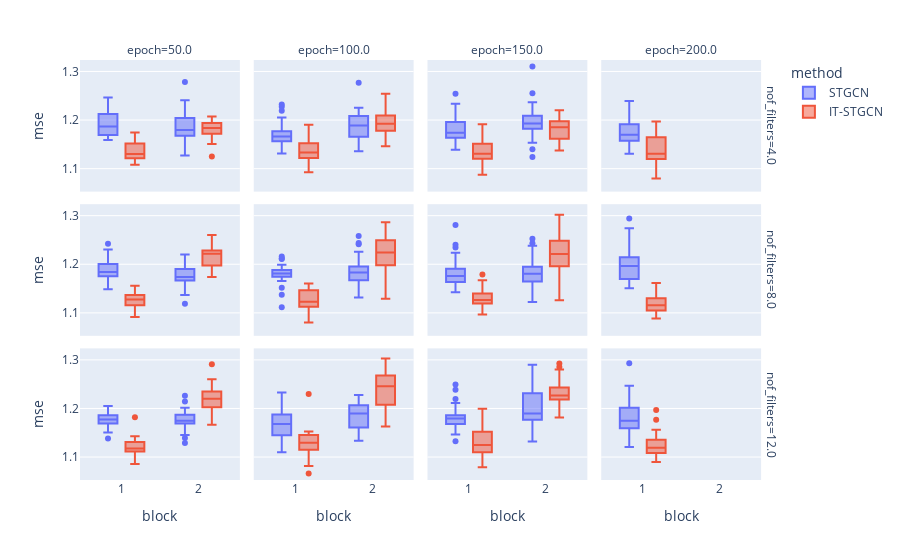

Notebook code for this chart:
### Code cell
data2.query("method!='GNAR' and lags == 2 and inter_method=='nearest'").plot.box(backend='plotly',x='block',color='method',y='mse',facet_col='epoch',facet_row='nof_filters',height=800)

### Figure 1 — Plotly figure (JSON) as saved in the notebook; plotly's stock layout.template omitted (floating-point values rounded to 4 significant figures)
{"data": [{"alignmentgroup": "True", "hovertemplate": "method=STGCN<br>nof_filters=4.0<br>epoch=50.0<br>block=%{x}<br>mse=%{y}<extra></extra>", "legendgroup": "STGCN", "marker": {"color": "#636efa"}, "name": "STGCN", "notched": false, "offsetgroup": "STGCN", "orientation": "v", "showlegend": true, "type": "box", "x": [1, 1, 1, 1, 1, 1, 1, 1, 1, 1, 1, 1, 1, 1, 1, 1, 1, 1, 1, 1, 1, 1, 1, 1, 1, 1, 1, 1, 1, 1, 2, 2, 2, 2, 2, 2, 2, 2, 2, 2, 2, 2, 2, 2, 2, 2, 2, 2, 2, 2, 2, 2, 2, 2, 2, 2, 2, 2, 2, 2], "x0": " ", "xaxis": "x9", "y": [1.191, 1.178, 1.188, 1.246, 1.239, 1.159, 1.163, 1.187, 1.183, 1.174, 1.203, 1.159, 1.167, 1.165, 1.214, 1.186, 1.212, 1.191, 1.22, 1.165, 1.227, 1.174, 1.202, 1.235, 1.238, 1.169, 1.189, 1.169, 1.183, 1.172, 1.172, 1.157, 1.191, 1.171, 1.173, 1.127, 1.214, 1.177, 1.206, 1.241, 1.157, 1.167, 1.192, 1.182, 1.173, 1.278, 1.169, 1.164, 1.203, 1.183, 1.217, 1.204, 1.207, 1.22, 1.161, 1.142, 1.195, 1.191, 1.168, 1.174], "y0": " ", "yaxis": "y9"}, {"alignmentgroup": "True", "hovertemplate": "method=STGCN<br>nof_filters=4.0<br>epoch=100.0<br>block=%{x}<br>mse=%{y}<extra></extra>", "legendgroup": "STGCN", "marker": {"color": "#636efa"}, "name": "STGCN", "notched": false, "offsetgroup": "STGCN", "orientation": "v", "showlegend": false, "type": "box", "x": [1, 1, 1, 1, 1, 1, 1, 1, 1, 1, 1, 1, 1, 1, 1, 1, 1, 1, 1, 1, 1, 1, 1, 1, 1, 1, 1, 1, 1, 1, 2, 2, 2, 2, 2, 2, 2, 2, 2, 2, 2, 2, 2, 2, 2, 2, 2, 2, 2, 2, 2, 2, 2, 2, 2, 2, 2, 2, 2, 2], "x0": " ", "xaxis": "x10", "y": [1.204, 1.188, 1.166, 1.159, 1.166, 1.232, 1.173, 1.157, 1.228, 1.154, 1.131, 1.16, 1.158, 1.205, 1.161, 1.153, 1.158, 1.192, 1.154, 1.219, 1.147, 1.168, 1.171, 1.155, 1.167, 1.162, 1.177, 1.138, 1.167, 1.174, 1.208, 1.16, 1.215, 1.222, 1.174, 1.277, 1.2, 1.179, 1.191, 1.181, 1.19, 1.204, 1.201, 1.165, 1.176, 1.225, 1.19, 1.162, 1.166, 1.154, 1.137, 1.167, 1.21, 1.214, 1.188, 1.153, 1.136, 1.203, 1.221, 1.184], "y0": " ", "yaxis": "y10"}, {"alignmentgroup": "True", "hovertemplate": "method=STGCN<br>nof_filters=4.0<br>epoch=150.0<br>block=%{x}<br>mse=%{y}<extra></extra>", "legendgroup": "STGCN", "marker": {"color": "#636efa"}, "name": "STGCN", "notched": false, "offsetgroup": "STGCN", "orientation": "v", "showlegend": false, "type": "box", "x": [1, 1, 1, 1, 1, 1, 1, 1, 1, 1, 1, 1, 1, 1, 1, 1, 1, 1, 1, 1, 1, 1, 1, 1, 1, 1, 1, 1, 1, 1, 2, 2, 2, 2, 2, 2, 2, 2, 2, 2, 2, 2, 2, 2, 2, 2, 2, 2, 2, 2, 2, 2, 2, 2, 2, 2, 2, 2, 2, 2], "x0": " ", "xaxis": "x11", "y": [1.167, 1.183, 1.233, 1.139, 1.154, 1.193, 1.176, 1.164, 1.147, 1.164, 1.17, 1.225, 1.174, 1.2, 1.196, 1.211, 1.178, 1.145, 1.143, 1.146, 1.166, 1.168, 1.17, 1.185, 1.254, 1.174, 1.188, 1.209, 1.154, 1.201, 1.221, 1.221, 1.153, 1.194, 1.236, 1.194, 1.203, 1.182, 1.194, 1.185, 1.226, 1.181, 1.226, 1.193, 1.206, 1.182, 1.185, 1.188, 1.31, 1.159, 1.124, 1.14, 1.164, 1.155, 1.194, 1.209, 1.189, 1.255, 1.193, 1.19], "y0": " ", "yaxis": "y11"}, {"alignmentgroup": "True", "hovertemplate": "method=STGCN<br>nof_filters=4.0<br>epoch=200.0<br>block=%{x}<br>mse=%{y}<extra></extra>", "legendgroup": "STGCN", "marker": {"color": "#636efa"}, "name": "STGCN", "notched": false, "offsetgroup": "STGCN", "orientation": "v", "showlegend": false, "type": "box", "x": [1, 1, 1, 1, 1, 1, 1, 1, 1, 1, 1, 1, 1, 1, 1, 1, 1, 1, 1, 1, 1, 1, 1, 1, 1, 1, 1, 1, 1, 1], "x0": " ", "xaxis": "x12", "y": [1.239, 1.156, 1.166, 1.131, 1.164, 1.221, 1.196, 1.206, 1.157, 1.174, 1.148, 1.163, 1.205, 1.185, 1.153, 1.192, 1.155, 1.155, 1.158, 1.192, 1.174, 1.183, 1.186, 1.164, 1.182, 1.179, 1.149, 1.166, 1.204, 1.164], "y0": " ", "yaxis": "y12"}, {"alignmentgroup": "True", "hovertemplate": "method=STGCN<br>nof_filters=8.0<br>epoch=50.0<br>block=%{x}<br>mse=%{y}<extra></extra>", "legendgroup": "STGCN", "marker": {"color": "#636efa"}, "name": "STGCN", "notched": false, "offsetgroup": "STGCN", "orientation": "v", "showlegend": false, "type": "box", "x": [1, 1, 1, 1, 1, 1, 1, 1, 1, 1, 1, 1, 1, 1, 1, 1, 1, 1, 1, 1, 1, 1, 1, 1, 1, 1, 1, 1, 1, 1, 2, 2, 2, 2, 2, 2, 2, 2, 2, 2, 2, 2, 2, 2, 2, 2, 2, 2, 2, 2, 2, 2, 2, 2, 2, 2, 2, 2, 2, 2], "x0": " ", "xaxis": "x5", "y": [1.2, 1.204, 1.149, 1.183, 1.185, 1.23, 1.242, 1.18, 1.19, 1.174, 1.154, 1.178, 1.182, 1.19, 1.172, 1.205, 1.19, 1.225, 1.204, 1.193, 1.165, 1.175, 1.175, 1.167, 1.194, 1.201, 1.179, 1.179, 1.188, 1.173, 1.19, 1.163, 1.137, 1.184, 1.19, 1.17, 1.185, 1.204, 1.184, 1.157, 1.175, 1.119, 1.168, 1.173, 1.187, 1.171, 1.17, 1.211, 1.141, 1.159, 1.172, 1.202, 1.22, 1.169, 1.179, 1.167, 1.198, 1.207, 1.196, 1.156], "y0": " ", "yaxis": "y5"}, {"alignmentgroup": "True", "hovertemplate": "method=STGCN<br>nof_filters=8.0<br>epoch=100.0<br>block=%{x}<br>mse=%{y}<extra></extra>", "legendgroup": "STGCN", "marker": {"color": "#636efa"}, "name": "STGCN", "notched": false, "offsetgroup": "STGCN", "orientation": "v", "showlegend": false, "type": "box", "x": [1, 1, 1, 1, 1, 1, 1, 1, 1, 1, 1, 1, 1, 1, 1, 1, 1, 1, 1, 1, 1, 1, 1, 1, 1, 1, 1, 1, 1, 1, 2, 2, 2, 2, 2, 2, 2, 2, 2, 2, 2, 2, 2, 2, 2, 2, 2, 2, 2, 2, 2, 2, 2, 2, 2, 2, 2, 2, 2, 2], "x0": " ", "xaxis": "x6", "y": [1.181, 1.188, 1.178, 1.188, 1.186, 1.185, 1.181, 1.212, 1.18, 1.184, 1.181, 1.182, 1.174, 1.175, 1.18, 1.152, 1.172, 1.137, 1.211, 1.199, 1.197, 1.168, 1.184, 1.19, 1.177, 1.216, 1.165, 1.111, 1.189, 1.171, 1.189, 1.195, 1.148, 1.167, 1.138, 1.157, 1.244, 1.178, 1.173, 1.16, 1.168, 1.183, 1.179, 1.132, 1.189, 1.149, 1.241, 1.191, 1.157, 1.258, 1.18, 1.186, 1.167, 1.183, 1.187, 1.19, 1.226, 1.2, 1.22, 1.203], "y0": " ", "yaxis": "y6"}, {"alignmentgroup": "True", "hovertemplate": "method=STGCN<br>nof_filters=8.0<br>epoch=150.0<br>block=%{x}<br>mse=%{y}<extra></extra>", "legendgroup": "STGCN", "marker": {"color": "#636efa"}, "name": "STGCN", "notched": false, "offsetgroup": "STGCN", "orientation": "v", "showlegend": false, "type": "box", "x": [1, 1, 1, 1, 1, 1, 1, 1, 1, 1, 1, 1, 1, 1, 1, 1, 1, 1, 1, 1, 1, 1, 1, 1, 1, 1, 1, 1, 1, 1, 2, 2, 2, 2, 2, 2, 2, 2, 2, 2, 2, 2, 2, 2, 2, 2, 2, 2, 2, 2, 2, 2, 2, 2, 2, 2, 2, 2, 2, 2], "x0": " ", "xaxis": "x7", "y": [1.164, 1.172, 1.176, 1.143, 1.163, 1.161, 1.176, 1.168, 1.184, 1.224, 1.155, 1.191, 1.207, 1.188, 1.155, 1.154, 1.2, 1.234, 1.281, 1.174, 1.155, 1.185, 1.171, 1.169, 1.24, 1.183, 1.188, 1.188, 1.145, 1.224, 1.166, 1.149, 1.243, 1.179, 1.238, 1.171, 1.181, 1.159, 1.18, 1.195, 1.186, 1.213, 1.177, 1.165, 1.221, 1.156, 1.167, 1.132, 1.191, 1.182, 1.149, 1.178, 1.252, 1.131, 1.193, 1.224, 1.189, 1.218, 1.188, 1.123], "y0": " ", "yaxis": "y7"}, {"alignmentgroup": "True", "hovertemplate": "method=STGCN<br>nof_filters=8.0<br>epoch=200.0<br>block=%{x}<br>mse=%{y}<extra></extra>", "legendgroup": "STGCN", "marker": {"color": "#636efa"}, "name": "STGCN", "notched": false, "offsetgroup": "STGCN", "orientation": "v", "showlegend": false, "type": "box", "x": [1, 1, 1, 1, 1, 1, 1, 1, 1, 1, 1, 1, 1, 1, 1, 1, 1, 1, 1, 1, 1, 1, 1, 1, 1, 1, 1, 1, 1, 1], "x0": " ", "xaxis": "x8", "y": [1.294, 1.205, 1.215, 1.185, 1.19, 1.197, 1.177, 1.185, 1.185, 1.274, 1.206, 1.167, 1.151, 1.17, 1.192, 1.216, 1.206, 1.214, 1.16, 1.196, 1.205, 1.198, 1.225, 1.232, 1.165, 1.214, 1.167, 1.166, 1.168, 1.231], "y0": " ", "yaxis": "y8"}, {"alignmentgroup": "True", "hovertemplate": "method=STGCN<br>nof_filters=12.0<br>epoch=50.0<br>block=%{x}<br>mse=%{y}<extra></extra>", "legendgroup": "STGCN", "marker": {"color": "#636efa"}, "name": "STGCN", "notched": false, "offsetgroup": "STGCN", "orientation": "v", "showlegend": false, "type": "box", "x": [1, 1, 1, 1, 1, 1, 1, 1, 1, 1, 1, 1, 1, 1, 1, 1, 1, 1, 1, 1, 1, 1, 1, 1, 1, 1, 1, 1, 1, 1, 2, 2, 2, 2, 2, 2, 2, 2, 2, 2, 2, 2, 2, 2, 2, 2, 2, 2, 2, 2, 2, 2, 2, 2, 2, 2, 2, 2, 2, 2], "x0": " ", "xaxis": "x", "y": [1.172, 1.19, 1.205, 1.169, 1.169, 1.154, 1.17, 1.178, 1.171, 1.176, 1.183, 1.181, 1.196, 1.162, 1.182, 1.198, 1.173, 1.178, 1.174, 1.197, 1.189, 1.151, 1.178, 1.172, 1.158, 1.193, 1.138, 1.186, 1.156, 1.184, 1.174, 1.201, 1.156, 1.181, 1.178, 1.193, 1.171, 1.129, 1.201, 1.139, 1.174, 1.214, 1.174, 1.175, 1.164, 1.181, 1.174, 1.146, 1.186, 1.192, 1.146, 1.226, 1.181, 1.163, 1.187, 1.173, 1.18, 1.169, 1.173, 1.188], "y0": " ", "yaxis": "y"}, {"alignmentgroup": "True", "hovertemplate": "method=STGCN<br>nof_filters=12.0<br>epoch=100.0<br>block=%{x}<br>mse=%{y}<extra></extra>", "legendgroup": "STGCN", "marker": {"color": "#636efa"}, "name": "STGCN", "notched": false, "offsetgroup": "STGCN", "orientation": "v", "showlegend": false, "type": "box", "x": [1, 1, 1, 1, 1, 1, 1, 1, 1, 1, 1, 1, 1, 1, 1, 1, 1, 1, 1, 1, 1, 1, 1, 1, 1, 1, 1, 1, 1, 1, 2, 2, 2, 2, 2, 2, 2, 2, 2, 2, 2, 2, 2, 2, 2, 2, 2, 2, 2, 2, 2, 2, 2, 2, 2, 2, 2, 2, 2, 2], "x0": " ", "xaxis": "x2", "y": [1.165, 1.164, 1.169, 1.203, 1.177, 1.215, 1.165, 1.124, 1.188, 1.145, 1.188, 1.154, 1.123, 1.233, 1.186, 1.173, 1.149, 1.174, 1.18, 1.139, 1.11, 1.193, 1.228, 1.14, 1.158, 1.131, 1.167, 1.143, 1.19, 1.171, 1.202, 1.228, 1.141, 1.139, 1.217, 1.18, 1.186, 1.208, 1.173, 1.224, 1.213, 1.183, 1.189, 1.15, 1.176, 1.189, 1.133, 1.197, 1.149, 1.206, 1.191, 1.21, 1.207, 1.139, 1.161, 1.143, 1.203, 1.191, 1.191, 1.18], "y0": " ", "yaxis": "y2"}, {"alignmentgroup": "True", "hovertemplate": "method=STGCN<br>nof_filters=12.0<br>epoch=150.0<br>block=%{x}<br>mse=%{y}<extra></extra>", "legendgroup": "STGCN", "marker": {"color": "#636efa"}, "name": "STGCN", "notched": false, "offsetgroup": "STGCN", "orientation": "v", "showlegend": false, "type": "box", "x": [1, 1, 1, 1, 1, 1, 1, 1, 1, 1, 1, 1, 1, 1, 1, 1, 1, 1, 1, 1, 1, 1, 1, 1, 1, 1, 1, 1, 1, 1, 2, 2, 2, 2, 2, 2, 2, 2, 2, 2, 2, 2, 2, 2, 2, 2, 2, 2, 2, 2, 2, 2, 2, 2, 2, 2, 2, 2, 2, 2], "x0": " ", "xaxis": "x3", "y": [1.178, 1.186, 1.239, 1.153, 1.186, 1.155, 1.211, 1.147, 1.249, 1.171, 1.184, 1.157, 1.161, 1.168, 1.182, 1.21, 1.172, 1.18, 1.173, 1.194, 1.172, 1.182, 1.182, 1.165, 1.185, 1.132, 1.177, 1.208, 1.22, 1.17, 1.189, 1.223, 1.19, 1.186, 1.177, 1.188, 1.167, 1.219, 1.216, 1.231, 1.232, 1.132, 1.163, 1.186, 1.169, 1.211, 1.218, 1.181, 1.287, 1.237, 1.212, 1.16, 1.238, 1.29, 1.246, 1.181, 1.152, 1.278, 1.163, 1.182], "y0": " ", "yaxis": "y3"}, {"alignmentgroup": "True", "hovertemplate": "method=STGCN<br>nof_filters=12.0<br>epoch=200.0<br>block=%{x}<br>mse=%{y}<extra></extra>", "legendgroup": "STGCN", "marker": {"color": "#636efa"}, "name": "STGCN", "notched": false, "offsetgroup": "STGCN", "orientation": "v", "showlegend": false, "type": "box", "x": [1, 1, 1, 1, 1, 1, 1, 1, 1, 1, 1, 1, 1, 1, 1, 1, 1, 1, 1, 1, 1, 1, 1, 1, 1, 1, 1, 1, 1, 1], "x0": " ", "xaxis": "x4", "y": [1.17, 1.155, 1.293, 1.206, 1.182, 1.149, 1.179, 1.121, 1.165, 1.215, 1.188, 1.247, 1.165, 1.133, 1.237, 1.186, 1.202, 1.159, 1.148, 1.167, 1.189, 1.162, 1.129, 1.21, 1.201, 1.159, 1.204, 1.163, 1.168, 1.181], "y0": " ", "yaxis": "y4"}, {"alignmentgroup": "True", "hovertemplate": "method=IT-STGCN<br>nof_filters=4.0<br>epoch=50.0<br>block=%{x}<br>mse=%{y}<extra></extra>", "legendgroup": "IT-STGCN", "marker": {"color": "#EF553B"}, "name": "IT-STGCN", "notched": false, "offsetgroup": "IT-STGCN", "orientation": "v", "showlegend": true, "type": "box", "x": [1, 1, 1, 1, 1, 1, 1, 1, 1, 1, 1, 1, 1, 1, 1, 1, 1, 1, 1, 1, 1, 1, 1, 1, 1, 1, 1, 1, 1, 1, 2, 2, 2, 2, 2, 2, 2, 2, 2, 2, 2, 2, 2, 2, 2, 2, 2, 2, 2, 2, 2, 2, 2, 2, 2, 2, 2, 2, 2, 2], "x0": " ", "xaxis": "x9", "y": [1.122, 1.148, 1.125, 1.124, 1.127, 1.131, 1.113, 1.113, 1.116, 1.108, 1.173, 1.173, 1.162, 1.174, 1.124, 1.119, 1.159, 1.17, 1.122, 1.152, 1.134, 1.121, 1.144, 1.171, 1.13, 1.138, 1.121, 1.122, 1.139, 1.142, 1.172, 1.125, 1.172, 1.2, 1.182, 1.187, 1.165, 1.176, 1.185, 1.175, 1.205, 1.194, 1.161, 1.169, 1.194, 1.2, 1.163, 1.174, 1.173, 1.19, 1.151, 1.206, 1.183, 1.195, 1.205, 1.193, 1.187, 1.207, 1.152, 1.186], "y0": " ", "yaxis": "y9"}, {"alignmentgroup": "True", "hovertemplate": "method=IT-STGCN<br>nof_filters=4.0<br>epoch=100.0<br>block=%{x}<br>mse=%{y}<extra></extra>", "legendgroup": "IT-STGCN", "marker": {"color": "#EF553B"}, "name": "IT-STGCN", "notched": false, "offsetgroup": "IT-STGCN", "orientation": "v", "showlegend": false, "type": "box", "x": [1, 1, 1, 1, 1, 1, 1, 1, 1, 1, 1, 1, 1, 1, 1, 1, 1, 1, 1, 1, 1, 1, 1, 1, 1, 1, 1, 1, 1, 1, 2, 2, 2, 2, 2, 2, 2, 2, 2, 2, 2, 2, 2, 2, 2, 2, 2, 2, 2, 2, 2, 2, 2, 2, 2, 2, 2, 2, 2, 2], "x0": " ", "xaxis": "x10", "y": [1.143, 1.126, 1.135, 1.093, 1.118, 1.119, 1.13, 1.154, 1.17, 1.122, 1.132, 1.116, 1.13, 1.135, 1.138, 1.135, 1.187, 1.152, 1.099, 1.128, 1.148, 1.183, 1.122, 1.18, 1.151, 1.126, 1.19, 1.113, 1.165, 1.128, 1.203, 1.228, 1.181, 1.173, 1.199, 1.176, 1.209, 1.189, 1.19, 1.178, 1.195, 1.15, 1.222, 1.228, 1.209, 1.146, 1.182, 1.187, 1.216, 1.197, 1.202, 1.202, 1.173, 1.161, 1.178, 1.225, 1.22, 1.254, 1.173, 1.188], "y0": " ", "yaxis": "y10"}, {"alignmentgroup": "True", "hovertemplate": "method=IT-STGCN<br>nof_filters=4.0<br>epoch=150.0<br>block=%{x}<br>mse=%{y}<extra></extra>", "legendgroup": "IT-STGCN", "marker": {"color": "#EF553B"}, "name": "IT-STGCN", "notched": false, "offsetgroup": "IT-STGCN", "orientation": "v", "showlegend": false, "type": "box", "x": [1, 1, 1, 1, 1, 1, 1, 1, 1, 1, 1, 1, 1, 1, 1, 1, 1, 1, 1, 1, 1, 1, 1, 1, 1, 1, 1, 1, 1, 1, 2, 2, 2, 2, 2, 2, 2, 2, 2, 2, 2, 2, 2, 2, 2, 2, 2, 2, 2, 2, 2, 2, 2, 2, 2, 2, 2, 2, 2, 2], "x0": " ", "xaxis": "x11", "y": [1.151, 1.128, 1.128, 1.121, 1.087, 1.167, 1.101, 1.154, 1.169, 1.127, 1.102, 1.146, 1.128, 1.137, 1.139, 1.13, 1.178, 1.187, 1.111, 1.115, 1.121, 1.118, 1.128, 1.1, 1.151, 1.143, 1.132, 1.15, 1.152, 1.191, 1.201, 1.146, 1.161, 1.196, 1.195, 1.197, 1.212, 1.189, 1.177, 1.179, 1.175, 1.203, 1.177, 1.22, 1.217, 1.209, 1.137, 1.187, 1.178, 1.156, 1.183, 1.138, 1.179, 1.196, 1.187, 1.207, 1.161, 1.188, 1.159, 1.162], "y0": " ", "yaxis": "y11"}, {"alignmentgroup": "True", "hovertemplate": "method=IT-STGCN<br>nof_filters=4.0<br>epoch=200.0<br>block=%{x}<br>mse=%{y}<extra></extra>", "legendgroup": "IT-STGCN", "marker": {"color": "#EF553B"}, "name": "IT-STGCN", "notched": false, "offsetgroup": "IT-STGCN", "orientation": "v", "showlegend": false, "type": "box", "x": [1, 1, 1, 1, 1, 1, 1, 1, 1, 1, 1, 1, 1, 1, 1, 1, 1, 1, 1, 1, 1, 1, 1, 1, 1, 1, 1, 1, 1, 1], "x0": " ", "xaxis": "x12", "y": [1.126, 1.142, 1.121, 1.093, 1.12, 1.162, 1.165, 1.095, 1.123, 1.138, 1.146, 1.103, 1.131, 1.156, 1.131, 1.098, 1.127, 1.178, 1.197, 1.101, 1.08, 1.125, 1.165, 1.158, 1.166, 1.117, 1.17, 1.121, 1.194, 1.175], "y0": " ", "yaxis": "y12"}, {"alignmentgroup": "True", "hovertemplate": "method=IT-STGCN<br>nof_filters=8.0<br>epoch=50.0<br>block=%{x}<br>mse=%{y}<extra></extra>", "legendgroup": "IT-STGCN", "marker": {"color": "#EF553B"}, "name": "IT-STGCN", "notched": false, "offsetgroup": "IT-STGCN", "orientation": "v", "showlegend": false, "type": "box", "x": [1, 1, 1, 1, 1, 1, 1, 1, 1, 1, 1, 1, 1, 1, 1, 1, 1, 1, 1, 1, 1, 1, 1, 1, 1, 1, 1, 1, 1, 1, 2, 2, 2, 2, 2, 2, 2, 2, 2, 2, 2, 2, 2, 2, 2, 2, 2, 2, 2, 2, 2, 2, 2, 2, 2, 2, 2, 2, 2, 2], "x0": " ", "xaxis": "x5", "y": [1.104, 1.133, 1.156, 1.098, 1.091, 1.131, 1.145, 1.127, 1.116, 1.131, 1.136, 1.122, 1.128, 1.147, 1.144, 1.137, 1.12, 1.124, 1.119, 1.125, 1.146, 1.116, 1.131, 1.097, 1.142, 1.135, 1.094, 1.115, 1.155, 1.121, 1.227, 1.193, 1.249, 1.228, 1.226, 1.209, 1.255, 1.222, 1.218, 1.206, 1.196, 1.209, 1.255, 1.174, 1.229, 1.195, 1.228, 1.184, 1.19, 1.208, 1.225, 1.239, 1.225, 1.215, 1.26, 1.224, 1.239, 1.198, 1.175, 1.221], "y0": " ", "yaxis": "y5"}, {"alignmentgroup": "True", "hovertemplate": "method=IT-STGCN<br>nof_filters=8.0<br>epoch=100.0<br>block=%{x}<br>mse=%{y}<extra></extra>", "legendgroup": "IT-STGCN", "marker": {"color": "#EF553B"}, "name": "IT-STGCN", "notched": false, "offsetgroup": "IT-STGCN", "orientation": "v", "showlegend": false, "type": "box", "x": [1, 1, 1, 1, 1, 1, 1, 1, 1, 1, 1, 1, 1, 1, 1, 1, 1, 1, 1, 1, 1, 1, 1, 1, 1, 1, 1, 1, 1, 1, 2, 2, 2, 2, 2, 2, 2, 2, 2, 2, 2, 2, 2, 2, 2, 2, 2, 2, 2, 2, 2, 2, 2, 2, 2, 2, 2, 2, 2, 2], "x0": " ", "xaxis": "x6", "y": [1.082, 1.141, 1.116, 1.12, 1.133, 1.127, 1.16, 1.15, 1.158, 1.109, 1.108, 1.113, 1.113, 1.148, 1.107, 1.122, 1.147, 1.14, 1.123, 1.156, 1.138, 1.135, 1.123, 1.118, 1.08, 1.108, 1.149, 1.112, 1.155, 1.12, 1.183, 1.25, 1.228, 1.241, 1.285, 1.267, 1.264, 1.28, 1.228, 1.203, 1.199, 1.129, 1.25, 1.201, 1.205, 1.176, 1.186, 1.164, 1.269, 1.244, 1.245, 1.213, 1.198, 1.169, 1.241, 1.286, 1.221, 1.219, 1.191, 1.23], "y0": " ", "yaxis": "y6"}, {"alignmentgroup": "True", "hovertemplate": "method=IT-STGCN<br>nof_filters=8.0<br>epoch=150.0<br>block=%{x}<br>mse=%{y}<extra></extra>", "legendgroup": "IT-STGCN", "marker": {"color": "#EF553B"}, "name": "IT-STGCN", "notched": false, "offsetgroup": "IT-STGCN", "orientation": "v", "showlegend": false, "type": "box", "x": [1, 1, 1, 1, 1, 1, 1, 1, 1, 1, 1, 1, 1, 1, 1, 1, 1, 1, 1, 1, 1, 1, 1, 1, 1, 1, 1, 1, 1, 1, 2, 2, 2, 2, 2, 2, 2, 2, 2, 2, 2, 2, 2, 2, 2, 2, 2, 2, 2, 2, 2, 2, 2, 2, 2, 2, 2, 2, 2, 2], "x0": " ", "xaxis": "x7", "y": [1.126, 1.123, 1.138, 1.151, 1.119, 1.132, 1.155, 1.12, 1.135, 1.116, 1.121, 1.105, 1.121, 1.126, 1.14, 1.141, 1.126, 1.148, 1.098, 1.127, 1.118, 1.114, 1.167, 1.13, 1.161, 1.108, 1.179, 1.136, 1.096, 1.12, 1.295, 1.264, 1.252, 1.302, 1.191, 1.221, 1.186, 1.189, 1.27, 1.192, 1.221, 1.184, 1.204, 1.211, 1.126, 1.199, 1.239, 1.251, 1.215, 1.196, 1.226, 1.236, 1.16, 1.269, 1.228, 1.223, 1.201, 1.249, 1.231, 1.215], "y0": " ", "yaxis": "y7"}, {"alignmentgroup": "True", "hovertemplate": "method=IT-STGCN<br>nof_filters=8.0<br>epoch=200.0<br>block=%{x}<br>mse=%{y}<extra></extra>", "legendgroup": "IT-STGCN", "marker": {"color": "#EF553B"}, "name": "IT-STGCN", "notched": false, "offsetgroup": "IT-STGCN", "orientation": "v", "showlegend": false, "type": "box", "x": [1, 1, 1, 1, 1, 1, 1, 1, 1, 1, 1, 1, 1, 1, 1, 1, 1, 1, 1, 1, 1, 1, 1, 1, 1, 1, 1, 1, 1, 1], "x0": " ", "xaxis": "x8", "y": [1.161, 1.108, 1.11, 1.113, 1.144, 1.138, 1.102, 1.088, 1.148, 1.115, 1.099, 1.123, 1.111, 1.116, 1.122, 1.126, 1.116, 1.129, 1.13, 1.158, 1.125, 1.103, 1.112, 1.145, 1.104, 1.115, 1.105, 1.161, 1.102, 1.094], "y0": " ", "yaxis": "y8"}, {"alignmentgroup": "True", "hovertemplate": "method=IT-STGCN<br>nof_filters=12.0<br>epoch=50.0<br>block=%{x}<br>mse=%{y}<extra></extra>", "legendgroup": "IT-STGCN", "marker": {"color": "#EF553B"}, "name": "IT-STGCN", "notched": false, "offsetgroup": "IT-STGCN", "orientation": "v", "showlegend": false, "type": "box", "x": [1, 1, 1, 1, 1, 1, 1, 1, 1, 1, 1, 1, 1, 1, 1, 1, 1, 1, 1, 1, 1, 1, 1, 1, 1, 1, 1, 1, 1, 1, 2, 2, 2, 2, 2, 2, 2, 2, 2, 2, 2, 2, 2, 2, 2, 2, 2, 2, 2, 2, 2, 2, 2, 2, 2, 2, 2, 2, 2, 2], "x0": " ", "xaxis": "x", "y": [1.142, 1.128, 1.129, 1.112, 1.091, 1.117, 1.131, 1.117, 1.1, 1.13, 1.143, 1.137, 1.118, 1.102, 1.116, 1.106, 1.125, 1.103, 1.131, 1.132, 1.132, 1.112, 1.122, 1.143, 1.111, 1.115, 1.114, 1.182, 1.111, 1.086, 1.205, 1.231, 1.187, 1.203, 1.167, 1.291, 1.235, 1.254, 1.218, 1.234, 1.221, 1.221, 1.181, 1.213, 1.228, 1.252, 1.255, 1.203, 1.213, 1.26, 1.239, 1.209, 1.193, 1.225, 1.234, 1.249, 1.206, 1.199, 1.19, 1.188], "y0": " ", "yaxis": "y"}, {"alignmentgroup": "True", "hovertemplate": "method=IT-STGCN<br>nof_filters=12.0<br>epoch=100.0<br>block=%{x}<br>mse=%{y}<extra></extra>", "legendgroup": "IT-STGCN", "marker": {"color": "#EF553B"}, "name": "IT-STGCN", "notched": false, "offsetgroup": "IT-STGCN", "orientation": "v", "showlegend": false, "type": "box", "x": [1, 1, 1, 1, 1, 1, 1, 1, 1, 1, 1, 1, 1, 1, 1, 1, 1, 1, 1, 1, 1, 1, 1, 1, 1, 1, 1, 1, 1, 1, 2, 2, 2, 2, 2, 2, 2, 2, 2, 2, 2, 2, 2, 2, 2, 2, 2, 2, 2, 2, 2, 2, 2, 2, 2, 2, 2, 2, 2, 2], "x0": " ", "xaxis": "x2", "y": [1.132, 1.082, 1.135, 1.153, 1.115, 1.143, 1.108, 1.128, 1.146, 1.126, 1.125, 1.125, 1.129, 1.111, 1.101, 1.107, 1.133, 1.066, 1.13, 1.145, 1.126, 1.146, 1.138, 1.132, 1.122, 1.151, 1.149, 1.149, 1.23, 1.115, 1.206, 1.289, 1.203, 1.278, 1.282, 1.252, 1.245, 1.203, 1.245, 1.203, 1.197, 1.25, 1.164, 1.26, 1.238, 1.163, 1.222, 1.257, 1.274, 1.231, 1.268, 1.246, 1.223, 1.277, 1.27, 1.303, 1.208, 1.252, 1.225, 1.256], "y0": " ", "yaxis": "y2"}, {"alignmentgroup": "True", "hovertemplate": "method=IT-STGCN<br>nof_filters=12.0<br>epoch=150.0<br>block=%{x}<br>mse=%{y}<extra></extra>", "legendgroup": "IT-STGCN", "marker": {"color": "#EF553B"}, "name": "IT-STGCN", "notched": false, "offsetgroup": "IT-STGCN", "orientation": "v", "showlegend": false, "type": "box", "x": [1, 1, 1, 1, 1, 1, 1, 1, 1, 1, 1, 1, 1, 1, 1, 1, 1, 1, 1, 1, 1, 1, 1, 1, 1, 1, 1, 1, 1, 1, 2, 2, 2, 2, 2, 2, 2, 2, 2, 2, 2, 2, 2, 2, 2, 2, 2, 2, 2, 2, 2, 2, 2, 2, 2, 2, 2, 2, 2, 2], "x0": " ", "xaxis": "x3", "y": [1.085, 1.091, 1.121, 1.152, 1.121, 1.105, 1.13, 1.119, 1.11, 1.143, 1.152, 1.111, 1.135, 1.135, 1.149, 1.113, 1.116, 1.117, 1.148, 1.128, 1.199, 1.089, 1.165, 1.198, 1.079, 1.152, 1.079, 1.158, 1.085, 1.179, 1.226, 1.255, 1.232, 1.223, 1.293, 1.236, 1.211, 1.232, 1.225, 1.243, 1.192, 1.247, 1.194, 1.218, 1.248, 1.224, 1.223, 1.195, 1.285, 1.227, 1.217, 1.234, 1.28, 1.271, 1.219, 1.235, 1.237, 1.181, 1.223, 1.218], "y0": " ", "yaxis": "y3"}, {"alignmentgroup": "True", "hovertemplate": "method=IT-STGCN<br>nof_filters=12.0<br>epoch=200.0<br>block=%{x}<br>mse=%{y}<extra></extra>", "legendgroup": "IT-STGCN", "marker": {"color": "#EF553B"}, "name": "IT-STGCN", "notched": false, "offsetgroup": "IT-STGCN", "orientation": "v", "showlegend": false, "type": "box", "x": [1, 1, 1, 1, 1, 1, 1, 1, 1, 1, 1, 1, 1, 1, 1, 1, 1, 1, 1, 1, 1, 1, 1, 1, 1, 1, 1, 1, 1, 1], "x0": " ", "xaxis": "x4", "y": [1.106, 1.119, 1.09, 1.154, 1.11, 1.133, 1.127, 1.094, 1.149, 1.117, 1.101, 1.156, 1.125, 1.12, 1.135, 1.143, 1.11, 1.114, 1.132, 1.107, 1.147, 1.117, 1.108, 1.133, 1.114, 1.103, 1.177, 1.099, 1.197, 1.134], "y0": " ", "yaxis": "y4"}], "layout": {"annotations": [{"font": {}, "showarrow": false, "text": "epoch=50.0", "x": 0.115, "xanchor": "center", "xref": "paper", "y": 1.0, "yanchor": "bottom", "yref": "paper"}, {"font": {}, "showarrow": false, "text": "epoch=100.0", "x": 0.365, "xanchor": "center", "xref": "paper", "y": 1.0, "yanchor": "bottom", "yref": "paper"}, {"font": {}, "showarrow": false, "text": "epoch=150.0", "x": 0.615, "xanchor": "center", "xref": "paper", "y": 1.0, "yanchor": "bottom", "yref": "paper"}, {"font": {}, "showarrow": false, "text": "epoch=200.0", "x": 0.865, "xanchor": "center", "xref": "paper", "y": 1.0, "yanchor": "bottom", "yref": "paper"}, {"font": {}, "showarrow": false, "text": "nof_filters=12.0", "textangle": 90, "x": 0.98, "xanchor": "left", "xref": "paper", "y": 0.1567, "yanchor": "middle", "yref": "paper"}, {"font": {}, "showarrow": false, "text": "nof_filters=8.0", "textangle": 90, "x": 0.98, "xanchor": "left", "xref": "paper", "y": 0.5, "yanchor": "middle", "yref": "paper"}, {"font": {}, "showarrow": false, "text": "nof_filters=4.0", "textangle": 90, "x": 0.98, "xanchor": "left", "xref": "paper", "y": 0.8433, "yanchor": "middle", "yref": "paper"}], "autosize": true, "boxmode": "group", "legend": {"title": {"text": "method"}, "tracegroupgap": 0}, "margin": {"t": 60}, "xaxis": {"anchor": "y", "autorange": true, "domain": [0, 0.23], "range": [0.4818, 2.518], "title": {"text": "block"}, "type": "linear"}, "xaxis10": {"anchor": "y10", "autorange": true, "domain": [0.25, 0.48], "matches": "x", "range": [0.4818, 2.518], "showticklabels": false, "type": "linear"}, "xaxis11": {"anchor": "y11", "autorange": true, "domain": [0.5, 0.73], "matches": "x", "range": [0.4818, 2.518], "showticklabels": false, "type": "linear"}, "xaxis12": {"anchor": "y12", "autorange": true, "domain": [0.75, 0.98], "matches": "x", "range": [0.4818, 2.518], "showticklabels": false, "type": "linear"}, "xaxis2": {"anchor": "y2", "autorange": true, "domain": [0.25, 0.48], "matches": "x", "range": [0.4818, 2.518], "title": {"text": "block"}, "type": "linear"}, "xaxis3": {"anchor": "y3", "autorange": true, "domain": [0.5, 0.73], "matches": "x", "range": [0.4818, 2.518], "title": {"text": "block"}, "type": "linear"}, "xaxis4": {"anchor": "y4", "autorange": true, "domain": [0.75, 0.98], "matches": "x", "range": [0.4818, 2.518], "title": {"text": "block"}, "type": "linear"}, "xaxis5": {"anchor": "y5", "autorange": true, "domain": [0, 0.23], "matches": "x", "range": [0.4818, 2.518], "showticklabels": false, "type": "linear"}, "xaxis6": {"anchor": "y6", "autorange": true, "domain": [0.25, 0.48], "matches": "x", "range": [0.4818, 2.518], "showticklabels": false, "type": "linear"}, "xaxis7": {"anchor": "y7", "autorange": true, "domain": [0.5, 0.73], "matches": "x", "range": [0.4818, 2.518], "showticklabels": false, "type": "linear"}, "xaxis8": {"anchor": "y8", "autorange": true, "domain": [0.75, 0.98], "matches": "x", "range": [0.4818, 2.518], "showticklabels": false, "type": "linear"}, "xaxis9": {"anchor": "y9", "autorange": true, "domain": [0, 0.23], "matches": "x", "range": [0.4818, 2.518], "showticklabels": false, "type": "linear"}, "yaxis": {"anchor": "x", "autorange": true, "domain": [0, 0.3133], "range": [1.053, 1.324], "title": {"text": "mse"}, "type": "linear"}, "yaxis10": {"anchor": "x10", "autorange": true, "domain": [0.6867, 1.0], "matches": "y", "range": [1.053, 1.324], "showticklabels": false, "type": "linear"}, "yaxis11": {"anchor": "x11", "autorange": true, "domain": [0.6867, 1.0], "matches": "y", "range": [1.053, 1.324], "showticklabels": false, "type": "linear"}, "yaxis12": {"anchor": "x12", "autorange": true, "domain": [0.6867, 1.0], "matches": "y", "range": [1.053, 1.324], "showticklabels": false, "type": "linear"}, "yaxis2": {"anchor": "x2", "autorange": true, "domain": [0, 0.3133], "matches": "y", "range": [1.053, 1.324], "showticklabels": false, "type": "linear"}, "yaxis3": {"anchor": "x3", "autorange": true, "domain": [0, 0.3133], "matches": "y", "range": [1.053, 1.324], "showticklabels": false, "type": "linear"}, "yaxis4": {"anchor": "x4", "autorange": true, "domain": [0, 0.3133], "matches": "y", "range": [1.053, 1.324], "showticklabels": false, "type": "linear"}, "yaxis5": {"anchor": "x5", "autorange": true, "domain": [0.3433, 0.6567], "matches": "y", "range": [1.053, 1.324], "title": {"text": "mse"}, "type": "linear"}, "yaxis6": {"anchor": "x6", "autorange": true, "domain": [0.3433, 0.6567], "matches": "y", "range": [1.053, 1.324], "showticklabels": false, "type": "linear"}, "yaxis7": {"anchor": "x7", "autorange": true, "domain": [0.3433, 0.6567], "matches": "y", "range": [1.053, 1.324], "showticklabels": false, "type": "linear"}, "yaxis8": {"anchor": "x8", "autorange": true, "domain": [0.3433, 0.6567], "matches": "y", "range": [1.053, 1.324], "showticklabels": false, "type": "linear"}, "yaxis9": {"anchor": "x9", "autorange": true, "domain": [0.6867, 1.0], "matches": "y", "range": [1.053, 1.324], "title": {"text": "mse"}, "type": "linear"}}}
